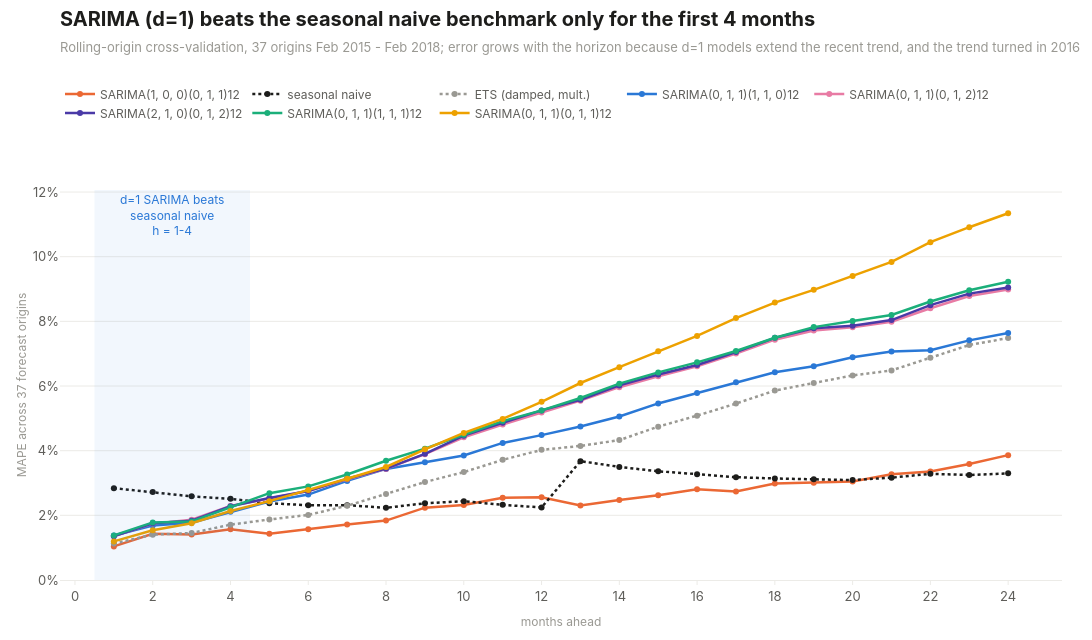

The notebook cell this image was saved under:
### Code cell
main_family = []
for order, seasonal_order in SHORTLIST:
    main_family.append(label(order, seasonal_order))
best_short = cv_table.loc[main_family, 1].idxmin()
wins = 0
for step in STEPS:
    if cv_table.loc[main_family, step].min() < cv_table.loc[NAIVE, step]:
        wins += 1
    else:
        break
print(f"months ahead where the best d=1 SARIMA beats seasonal naive (from h=1): {wins}")

CV_COLORS = {}
palette = [viz.SERIES[2], viz.SERIES[3], viz.SERIES[4], viz.ACCENT, viz.SERIES[6], viz.SERIES[1]]
for position, (order, seasonal_order) in enumerate(cv_models):
    CV_COLORS[label(order, seasonal_order)] = palette[position]
fig = go.Figure()
for name in cv_table.index:
    if name == NAIVE:
        color = viz.INK
        dash = "dot"
    elif name == ETS:
        color = viz.MUTED
        dash = "dot"
    else:
        color = CV_COLORS[name]
        dash = "solid"
    fig.add_trace(go.Scatter(
        x=STEPS, y=cv_table.loc[name, STEPS].values, mode="lines+markers", name=name,
        line=dict(color=color, width=2.5, dash=dash), marker=dict(size=6),
        hovertemplate="h=%{x}: MAPE %{y:.2f}%<extra>" + name + "</extra>",
    ))
fig.add_vrect(x0=0.5, x1=wins + 0.5, fillcolor=viz.ACCENT, opacity=0.06, line_width=0)
fig.add_annotation(x=(wins + 1) / 2, y=1, yref="paper", text=f"d=1 SARIMA beats<br>seasonal naive<br>h = 1-{wins}", showarrow=False,
                   yanchor="top", font=dict(size=12, color=viz.ACCENT))
fig.update_xaxes(title_text="months ahead", dtick=2)
fig.update_yaxes(title_text="MAPE across 37 forecast origins", ticksuffix="%", rangemode="tozero")
fig.update_layout(hovermode="x unified", legend=dict(y=1.16), margin=dict(t=190))
if wins >= HORIZON:
    cv_title = "SARIMA beats the seasonal naive benchmark at every horizon up to 24 months"
else:
    cv_title = f"SARIMA (d=1) beats the seasonal naive benchmark only for the first {wins} months"
viz.titled(fig, cv_title, "Rolling-origin cross-validation, 37 origins Feb 2015 - Feb 2018; error grows with the horizon "
           "because d=1 models extend the recent trend, and the trend turned in 2016")
viz.save(fig, "13_cv_horizon", width=1200, height=640)
fig

### Figure 1 — Plotly figure (JSON) as saved in the notebook; plotly's stock layout.template omitted (floating-point values rounded to 4 significant figures)
{"data": [{"hovertemplate": "h=%{x}: MAPE %{y:.2f}%<extra>SARIMA(1, 0, 0)(0, 1, 1)12</extra>", "line": {"color": "#eb6834", "dash": "solid", "width": 2.5}, "marker": {"size": 6}, "mode": "lines+markers", "name": "SARIMA(1, 0, 0)(0, 1, 1)12", "type": "scatter", "x": [1, 2, 3, 4, 5, 6, 7, 8, 9, 10, 11, 12, 13, 14, 15, 16, 17, 18, 19, 20, 21, 22, 23, 24], "y": [1.04, 1.431, 1.404, 1.568, 1.428, 1.573, 1.717, 1.838, 2.237, 2.317, 2.542, 2.559, 2.307, 2.474, 2.623, 2.807, 2.738, 2.981, 3.005, 3.043, 3.269, 3.356, 3.587, 3.862]}, {"hovertemplate": "h=%{x}: MAPE %{y:.2f}%<extra>seasonal naive</extra>", "line": {"color": "#1d1d1b", "dash": "dot", "width": 2.5}, "marker": {"size": 6}, "mode": "lines+markers", "name": "seasonal naive", "type": "scatter", "x": [1, 2, 3, 4, 5, 6, 7, 8, 9, 10, 11, 12, 13, 14, 15, 16, 17, 18, 19, 20, 21, 22, 23, 24], "y": [2.84, 2.723, 2.587, 2.51, 2.375, 2.312, 2.315, 2.233, 2.374, 2.438, 2.324, 2.245, 3.676, 3.499, 3.362, 3.274, 3.18, 3.14, 3.12, 3.091, 3.166, 3.284, 3.248, 3.299]}, {"hovertemplate": "h=%{x}: MAPE %{y:.2f}%<extra>ETS (damped, mult.)</extra>", "line": {"color": "#9a9993", "dash": "dot", "width": 2.5}, "marker": {"size": 6}, "mode": "lines+markers", "name": "ETS (damped, mult.)", "type": "scatter", "x": [1, 2, 3, 4, 5, 6, 7, 8, 9, 10, 11, 12, 13, 14, 15, 16, 17, 18, 19, 20, 21, 22, 23, 24], "y": [1.126, 1.403, 1.454, 1.712, 1.871, 2.012, 2.297, 2.659, 3.03, 3.337, 3.716, 4.025, 4.147, 4.327, 4.743, 5.083, 5.457, 5.859, 6.092, 6.327, 6.482, 6.873, 7.268, 7.483]}, {"hovertemplate": "h=%{x}: MAPE %{y:.2f}%<extra>SARIMA(0, 1, 1)(1, 1, 0)12</extra>", "line": {"color": "#2a78d6", "dash": "solid", "width": 2.5}, "marker": {"size": 6}, "mode": "lines+markers", "name": "SARIMA(0, 1, 1)(1, 1, 0)12", "type": "scatter", "x": [1, 2, 3, 4, 5, 6, 7, 8, 9, 10, 11, 12, 13, 14, 15, 16, 17, 18, 19, 20, 21, 22, 23, 24], "y": [1.376, 1.688, 1.77, 2.11, 2.43, 2.643, 3.064, 3.436, 3.646, 3.854, 4.24, 4.482, 4.75, 5.057, 5.462, 5.785, 6.114, 6.428, 6.609, 6.892, 7.067, 7.11, 7.412, 7.643]}, {"hovertemplate": "h=%{x}: MAPE %{y:.2f}%<extra>SARIMA(0, 1, 1)(0, 1, 2)12</extra>", "line": {"color": "#e87ba4", "dash": "solid", "width": 2.5}, "marker": {"size": 6}, "mode": "lines+markers", "name": "SARIMA(0, 1, 1)(0, 1, 2)12", "type": "scatter", "x": [1, 2, 3, 4, 5, 6, 7, 8, 9, 10, 11, 12, 13, 14, 15, 16, 17, 18, 19, 20, 21, 22, 23, 24], "y": [1.362, 1.744, 1.867, 2.289, 2.52, 2.753, 3.118, 3.436, 3.891, 4.416, 4.811, 5.177, 5.548, 5.964, 6.301, 6.613, 7.004, 7.433, 7.714, 7.821, 7.988, 8.407, 8.786, 8.989]}, {"hovertemplate": "h=%{x}: MAPE %{y:.2f}%<extra>SARIMA(2, 1, 0)(0, 1, 2)12</extra>", "line": {"color": "#4a3aa7", "dash": "solid", "width": 2.5}, "marker": {"size": 6}, "mode": "lines+markers", "name": "SARIMA(2, 1, 0)(0, 1, 2)12", "type": "scatter", "x": [1, 2, 3, 4, 5, 6, 7, 8, 9, 10, 11, 12, 13, 14, 15, 16, 17, 18, 19, 20, 21, 22, 23, 24], "y": [1.352, 1.755, 1.833, 2.28, 2.535, 2.75, 3.13, 3.446, 3.902, 4.465, 4.865, 5.246, 5.577, 6.019, 6.357, 6.65, 7.054, 7.49, 7.785, 7.866, 8.041, 8.501, 8.857, 9.05]}, {"hovertemplate": "h=%{x}: MAPE %{y:.2f}%<extra>SARIMA(0, 1, 1)(1, 1, 1)12</extra>", "line": {"color": "#1baf7a", "dash": "solid", "width": 2.5}, "marker": {"size": 6}, "mode": "lines+markers", "name": "SARIMA(0, 1, 1)(1, 1, 1)12", "type": "scatter", "x": [1, 2, 3, 4, 5, 6, 7, 8, 9, 10, 11, 12, 13, 14, 15, 16, 17, 18, 19, 20, 21, 22, 23, 24], "y": [1.379, 1.782, 1.808, 2.259, 2.686, 2.895, 3.265, 3.689, 4.063, 4.494, 4.916, 5.246, 5.631, 6.073, 6.422, 6.732, 7.084, 7.494, 7.822, 8.014, 8.197, 8.614, 8.962, 9.228]}, {"hovertemplate": "h=%{x}: MAPE %{y:.2f}%<extra>SARIMA(0, 1, 1)(0, 1, 1)12</extra>", "line": {"color": "#eda100", "dash": "solid", "width": 2.5}, "marker": {"size": 6}, "mode": "lines+markers", "name": "SARIMA(0, 1, 1)(0, 1, 1)12", "type": "scatter", "x": [1, 2, 3, 4, 5, 6, 7, 8, 9, 10, 11, 12, 13, 14, 15, 16, 17, 18, 19, 20, 21, 22, 23, 24], "y": [1.194, 1.539, 1.757, 2.133, 2.439, 2.781, 3.133, 3.495, 4.041, 4.549, 4.984, 5.513, 6.093, 6.584, 7.073, 7.549, 8.102, 8.581, 8.974, 9.4, 9.839, 10.45, 10.91, 11.34]}], "layout": {"annotations": [{"font": {"color": "#2a78d6", "size": 12}, "showarrow": false, "text": "d=1 SARIMA beats<br>seasonal naive<br>h = 1-4", "x": 2.5, "y": 1, "yanchor": "top", "yref": "paper"}], "height": 640, "hovermode": "x unified", "legend": {"y": 1.16}, "margin": {"t": 190}, "shapes": [{"fillcolor": "#2a78d6", "line": {"width": 0}, "opacity": 0.06, "type": "rect", "x0": 0.5, "x1": 4.5, "xref": "x", "y0": 0, "y1": 1, "yref": "y domain"}], "title": {"text": "<b>SARIMA (d=1) beats the seasonal naive benchmark only for the first 4 months</b><br><span style='font-size:13px;color:#9a9993'>Rolling-origin cross-validation, 37 origins Feb 2015 - Feb 2018; error grows with the horizon because d=1 models extend the recent trend, and the trend turned in 2016</span>"}, "width": 1200, "xaxis": {"dtick": 2, "title": {"text": "months ahead"}}, "yaxis": {"rangemode": "tozero", "ticksuffix": "%", "title": {"text": "MAPE across 37 forecast origins"}}}}
